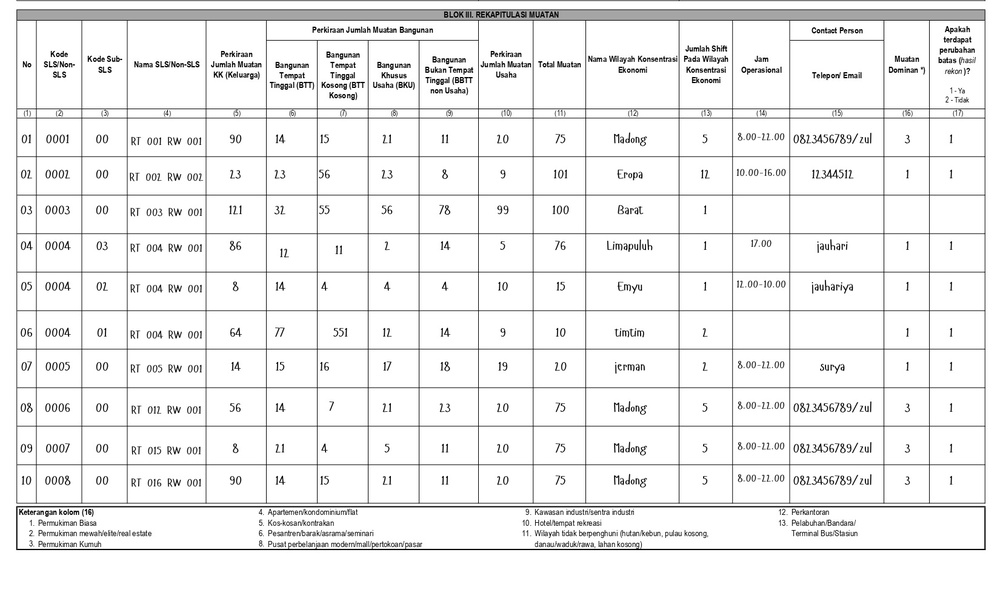
#> input picture pipeline/sample_blok3.jpg, 1000 x 598 px, shrunk from 1650 x 986 before the run
$ python -i cell_validator.py   (imports and definitions only)
#> lines starting #> are read from the running program, lines starting #| are printed output that depends on the picture; after the words box and inside, x2 and y2 are one past the last pixel; in counts of white or black regions, pixels touching at a corner belong together
#> further down, picture is the input picture: shape (598, 1000, 3); min 0, max 255, mean 239
"""
Utility untuk validasi dan deteksi cell kosong
"""

import cv2
import numpy as np


# [26 lines left out: function is_cell_empty, not called in this run]


def has_sufficient_content(cell_image: np.ndarray, min_text_height: int = 10) -> bool:
    """
    Check if cell has sufficient text content (not just noise/lines)

    Args:
        cell_image: Cell image
        min_text_height: Minimum height untuk consider as text

    Returns:
        True jika ada content yang berarti
    """
#> called with min_text_height = 10
    # Convert to grayscale
    if len(cell_image.shape) == 3:
        gray = cv2.cvtColor(cell_image, cv2.COLOR_BGR2GRAY)
    else:
        gray = cell_image.copy()

    # Find contours
    _, binary = cv2.threshold(gray, 128, 255, cv2.THRESH_BINARY)
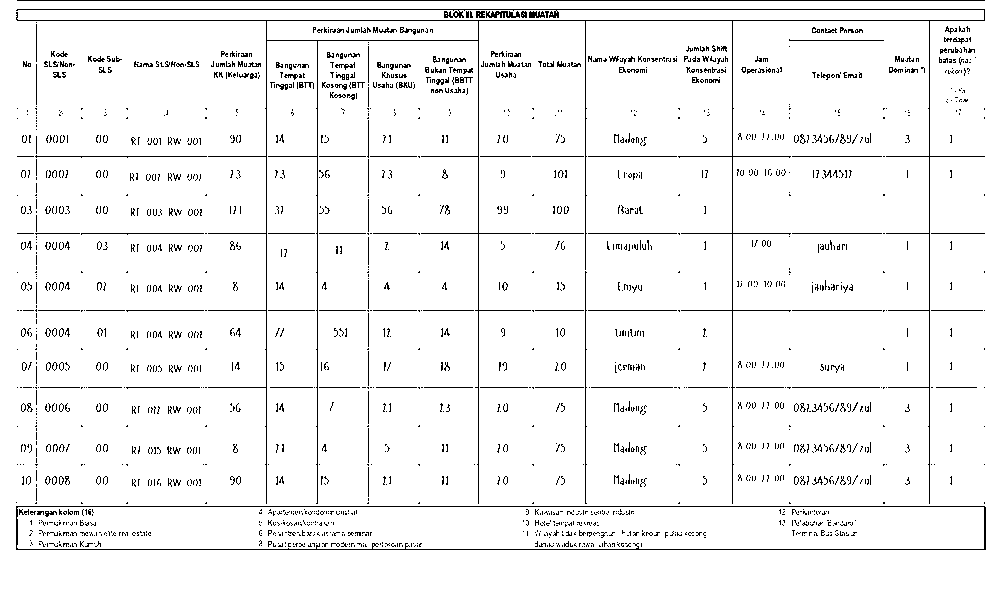
#> binary: shape (598, 1000); 95.4% white; black in thin lines or dots, all inside (x1, y1, x2, y2) = (16, 0, 986, 550)
    contours, _ = cv2.findContours(binary, cv2.RETR_EXTERNAL, cv2.CHAIN_APPROX_SIMPLE)
#> contours = 1 item

    # Check if any contour is large enough to be text
    for contour in contours:
        x, y, w, h = cv2.boundingRect(contour)
        if h >= min_text_height and w >= 5:  # Minimum size for text
            return True
#> this loop made 1 pass
#> (x, y, w, h) on pass 1: (0, 0, 1000, 598)

    return False


# [22 lines left out: function validate_cell_ocr_result, not called in this run]

>>> import cv2
>>> picture = cv2.imread('../../pipeline/sample_blok3.jpg')
>>> result = has_sufficient_content(picture)
#> result = True
